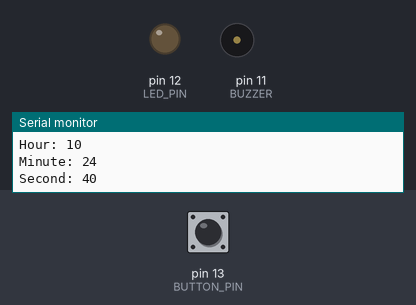
This sketch was run on a simulated Arduino Uno, built with avr-gcc and run on an emulated ATmega328P. Parts: output pins drawn as LEDs (lit = HIGH), buzzer (waves = sounding), the last lines printed to the serial monitor. Inputs (shaded band) come from the test bench; at power-on: pin 13 (BUTTON_PIN) LOW. The local clock reads 2024-03-15 10:24:30 at power-on unless the sketch sets it.

Above: at 18.0 s.
18.1 s: pin 13 (BUTTON_PIN) pulled HIGH for 3 s
At 30.8 s:
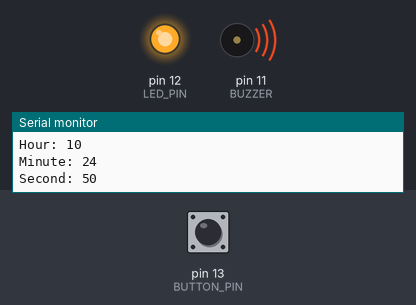
At 32.1 s:
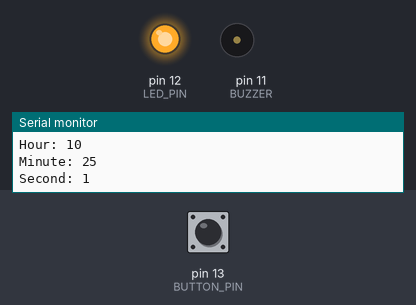
Timing chart, 0 to 33.6 s (numbered marks = the images above; inputs shaded):
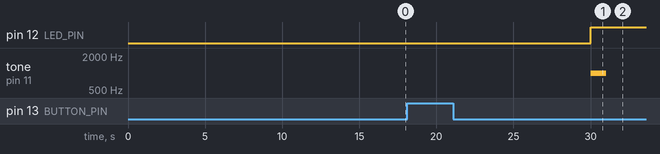

The sketch:

Try.ino
```cpp
// CONNECTIONS:
// DS1302 CLK/SCLK --> 6
// DS1302 DAT/IO --> 7
// DS1302 RST/CE --> 8
// DS1302 VCC --> 5v
// DS1302 GND --> GND

#include <ThreeWire.h>  // Include helper library to help create 					 the DS1302 object needed for this code
#include <RtcDS1302.h>  // Include DS1302 library with the correct 				 methods and properties
#include <Wire.h>

#define CLOCK 6   // Define the constant variable CLOCK to be equal to 5 (the pin CLK is connected to)
#define DATE 7    // Define the constant variable DATE to be equal to 4 (the pin DAT is connected to)
#define RESET 8   // Define the constant variable RESET to be equal to 2 (the pin RST is connected to)

// Del Opgave 2
#define LED_PIN 12
#define BUTTON_PIN 13

// Del Opgave 3.2
#define BUZZER 11

// Del Opgave 5
#define I2C_SLAVE1_ADDRESS

byte lastButtonState = LOW;
byte ledState = LOW;

// Make a special ThreeWire class variable that holds all three wire connections
ThreeWire myWire(DATE,CLOCK,RESET);

// Make an RTCDS1302 class variable (with the ThreeWire variable) to use for all time and date methods
RtcDS1302<ThreeWire> Rtc(myWire);


void setup () // Initialization code
{
  Serial.begin(57600); // Initialize Serial Monitor at 57600 baud

  // Del Opgave 2
  pinMode(LED_PIN, OUTPUT);
  pinMode(BUTTON_PIN, INPUT);

  // Del Opgave 3
  pinMode(BUZZER, OUTPUT);

  Rtc.Begin(); // Initialize the RTCDS1302 variable to use with    clock and date methods

  // Get current date and time in the right format from the DS1302 module
  RtcDateTime compiled = RtcDateTime(__DATE__, __TIME__);

  // If the Rtc-object doesn't contain a valid date/time format
  if (!Rtc.IsDateTimeValid())
  {
    // Common Causes:
    //    1) first time running and device wasn't running yet
    //    2) the battery on the device is low or even missing

    // Print error to Serial Monitor
    Serial.println("RTC lost confidence in the DateTime!");

    // Take the date and time from the module and put it in the Rtc-object
    Rtc.SetDateTime(compiled);
  }

  // If the Rtc-object for some reason is write protected
  if (Rtc.GetIsWriteProtected())
  {
    // Remove write protection from Rtc-variable
    Serial.println("RTC was write protected, enabling writing   now"); // Print error to Serial Monitor
    Rtc.SetIsWriteProtected(false);
  }

  // If the Rtc-object didn't start properly and isn't running
  if (!Rtc.GetIsRunning())
  {
    // Print error to Serial Monitor
    Serial.println("RTC was not actively running, starting now");

    // Set the Rtc-object to be running
    Rtc.SetIsRunning(true);
  }

  // Get current Date and Time and place it in the variable "now" that is of type RtcDateTime (object)
  RtcDateTime now = Rtc.GetDateTime();

  // If the time just fetched is older that the time currently saved in the module
  if (now < compiled)
  {
    // Print status message to Serial Monitor
    Serial.println("RTC is older than compile time!  (Updating DateTime)");

    // Set current date and time in the module (update the modules date and time)
    Rtc.SetDateTime(compiled);
  }
  // If the time just fetched is newer than the time currently saved in the modul
  else if (now > compiled)
  {
    // Print status message to Serial Monitor
    Serial.println("RTC is newer than compile time. (this is expected)");
  }
  // If the time just fetched is equal to the time currently saved in the modul
  else if (now == compiled)
  {
    // Print status message to Serial Monitor
    Serial.println("RTC is the same as compile time! (not expected but all is fine)");
  }
}

// Code to run continuously after initialization
void loop ()
{
  // Del Opgave 3.2
  byte buttonState = digitalRead(BUTTON_PIN);
  if (buttonState != lastButtonState) {
    lastButtonState = buttonState;
    if (buttonState == LOW) {
      ledState = (ledState == HIGH) ? LOW: HIGH;
      digitalWrite(LED_PIN, ledState);
      tone(BUZZER, 1000);
      delay(1000);
      noTone(BUZZER);
    }
  }

  // Get current Date and Time and place it in the variable "now" that is of type RtcDateTime (object)
  RtcDateTime now = Rtc.GetDateTime();

  // Get Year from "now" variable and put into variable Year
  int Year = now.Year();

  // Get Month from "now" variable and put into variable Month
  int Month = now.Month();

  // Same as above…
  int Day = now.Day();
  int Hour = now.Hour();
  int Minute = now.Minute();
  int Second = now.Second();

  // Print text in Serial Monitor without line break
  Serial.print("Year: ");

  // Print value of variable Year in Serial Monitor and then insert line break
  Serial.println(Year);

  // Print text in Serial Monitor
  Serial.print("Month: ");

  // Print value of variable Month in Serial Monitor and then insert line break
  Serial.println(Month);

  // Same as above....
  Serial.print("Day: ");
  Serial.println(Day);
  Serial.print("Hour: ");
  Serial.println(Hour);
  Serial.print("Minute: ");
  Serial.println(Minute);
  Serial.print("Second: ");
  Serial.println(Second);
  Serial.println();

  // If the fetched time is not valid
  if (!now.IsValid())
  {
    // Common Causes:
    // The battery on the device is low or even missing and the power line was disconnected
    Serial.println("RTC lost confidence in the DateTime!");
    // Print status message in Serial Monitor
  }

  // Wait ten seconds then run loop again
  delay(10000);
}
```

slave.ino
```cpp

```

Measured:
- after the input at 18.1 s, pin 12 (LED_PIN): LOW → HIGH after 11.9 s; tone on pin 11 (BUZZER): silent → 1000 Hz after 11.9 s, → silent 1.0 s later
